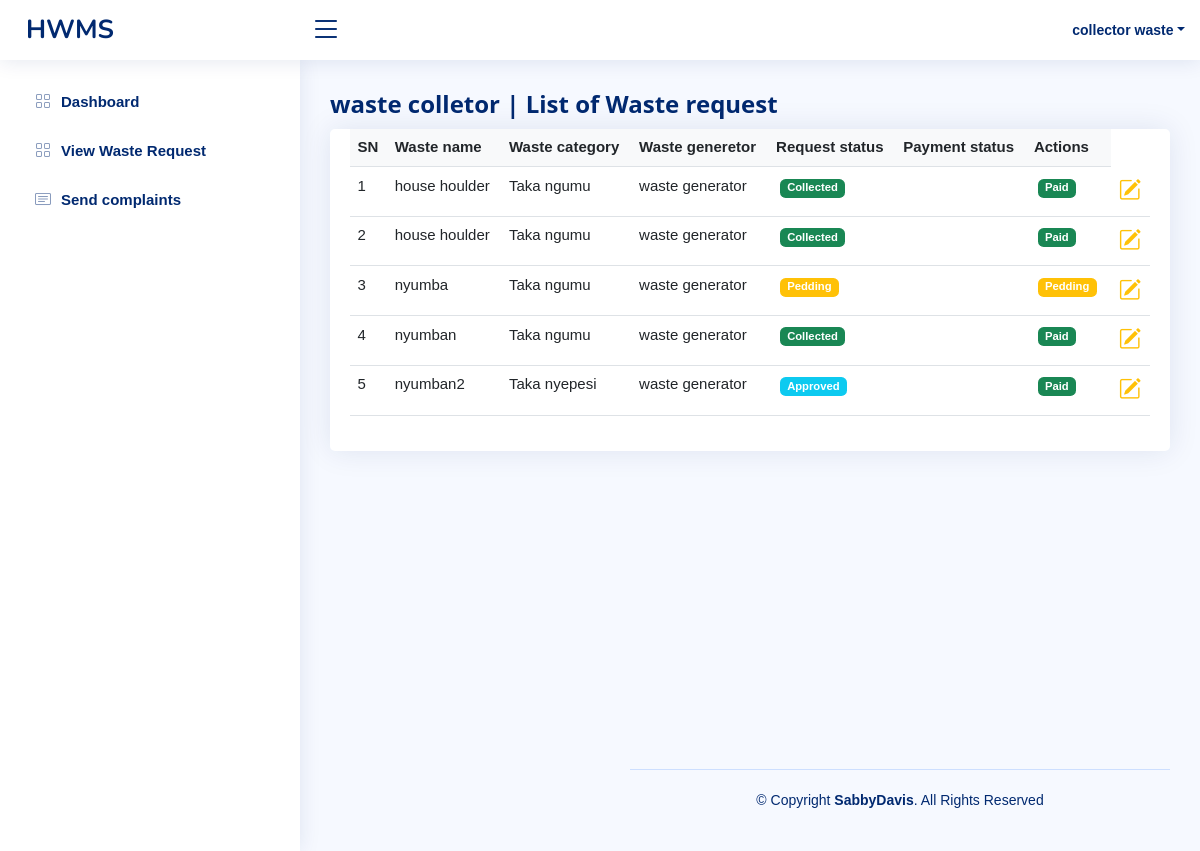
The page /wastecollector/waste_request.php (signed in) on the database its author committed.
### tables this page shows
CREATE TABLE IF NOT EXISTS `users` (
  `user_id` int NOT NULL AUTO_INCREMENT,
  `fname` varchar(100) NOT NULL,
  `lname` varchar(100) NOT NULL,
  `email` varchar(100) NOT NULL,
  `password` varchar(255) NOT NULL DEFAULT '$2y$10$9nynCknZcZ/IgqjGDsIog.LIux8bWUsGW6ZMW5t.SkREPcNv5zlXi',
  `address_id` int NOT NULL,
  `contact` varchar(50) NOT NULL,
  `status` int NOT NULL DEFAULT '4',
  `role_id` int NOT NULL DEFAULT '1',
  PRIMARY KEY (`user_id`),
  KEY `role_id` (`role_id`),
  KEY `address_id` (`address_id`),
  KEY `status` (`status`)
);

CREATE TABLE IF NOT EXISTS `waste_request` (
  `id` int NOT NULL AUTO_INCREMENT,
  `waste_name` varchar(100) NOT NULL,
  `waste_category_id` int NOT NULL,
  `waste_generetor_id` int NOT NULL,
  `request_status_id` int NOT NULL DEFAULT '1',
  `payment_status_id` int NOT NULL DEFAULT '1',
  `waste_colletor_id` int DEFAULT '0',
  PRIMARY KEY (`id`),
  KEY `waste_category_id` (`waste_category_id`),
  KEY `waste_generetor_id` (`waste_generetor_id`),
  KEY `payment_status_id` (`payment_status_id`),
  KEY `request_status_id` (`request_status_id`),
  KEY `waste_colletor_id` (`waste_colletor_id`)
);

CREATE TABLE IF NOT EXISTS `waste_category` (
  `id` int NOT NULL AUTO_INCREMENT,
  `name` varchar(100) NOT NULL,
  PRIMARY KEY (`id`)
);

### wastecollector/waste_request.php (the view, shortened to what this page needs)
<?php
require_once('../app/connection.php');
$user_id = $_SESSION['id'];
if (empty($user_id)) {
	header('location:../index.php');
} else {
	$query = "select * from users where user_id =$user_id ";
	$send = mysqli_query($con, $query);
	$rows = mysqli_fetch_assoc($send);
}
?>
<!DOCTYPE html>
<html lang="en">
<head>
	<link href="../assets/vendor/bootstrap/css/bootstrap.min.css" rel="stylesheet">
	<link href="../assets/vendor/bootstrap-icons/bootstrap-icons.css" rel="stylesheet">
	<link href="../assets/vendor/boxicons/css/boxicons.min.css" rel="stylesheet">
	<link href="../assets/vendor/quill/quill.snow.css" rel="stylesheet">
	<link href="../assets/vendor/quill/quill.bubble.css" rel="stylesheet">
	<link href="../assets/vendor/remixicon/remixicon.css" rel="stylesheet">
	<link href="../assets/vendor/simple-datatables/style.css" rel="stylesheet">
	<link href="../assets/css/style.css" rel="stylesheet">
	<link rel="stylesheet" href="../assets/css/w3.css">
</head>
<body>
	<header id="header" class="header fixed-top d-flex align-items-center">
		<div class="d-flex align-items-center justify-content-between">
			<a href="index.html" class="logo d-flex align-items-center">
				<span class="d-none d-lg-block">HWMS</span>
			</a>
			<i class="bi bi-list toggle-sidebar-btn"></i>
		</div>
			<nav class="header-nav ms-auto">
				<ul class="d-flex align-items-center">
					<li class="nav-item dropdown pe-3">
						<a class="nav-link nav-profile d-flex align-items-center pe-0" href="#" data-bs-toggle="dropdown">
							<span class="d-none d-md-block dropdown-toggle ps-2"> <?php echo $rows['lname'] . " " . $rows['fname']; ?></span>
						</a>
					</li>
				</ul>
			</nav>
	</header>
	<aside id="sidebar" class="sidebar">
		<ul class="sidebar-nav" id="sidebar-nav">
			<li class="nav-item">
				<a class="nav-link collapsed" href="wastecollectorDashboard.php">
					<i class="bi bi-grid"></i>
					<span>Dashboard</span>
				</a>
			</li>
			<li class="nav-item">
				<a class="nav-link collapsed" href="waste_request.php">
					<i class="bi bi-grid"></i>
					<span>View Waste Request</span>
				</a>
			</li>
			<li class="nav-item">
				<a class="nav-link collapsed" href="complaints.php">
					<i class="bi bi-card-text"></i>
					<span>Send complaints</span>
				</a>
			</li>
		</ul>
	</aside>
	<main id="main" class="main">
		<div class="pagetitle">
			<h1>waste colletor | List of Waste request </h1>
		</div>
		<section class="section" style="height:80vh;">
			<div class="col-md-12">
				<div class="panel panel-primary filterable ">
					<section class="section">
						<div class="row">
							<div class="col-lg-12">
								<div class="card">
									<div class="card-body">
										<table class="table datatable table-responsive">
											<?php
											$select = "SELECT * FROM waste_request where waste_colletor_id = $user_id";
											$result = mysqli_query($con, $select);
											if (mysqli_num_rows($result) > 0) {
											?>
												<thead>
													<tr class="bg-light text-dark">
														<th class="">SN</th>
														<th class=" col" colspan="">Waste name</th>
														<th class="col">Waste category</th>
														<th class="col">Waste generetor</th>
														<th class="col">Request status</th>
														<th class="col"> Payment status</th>
														<th class="col" colspan="2"> Actions </th>
													</tr>
												</thead>
												<tbody>
													<?php
													$sn = 1;
													while ($waste = mysqli_fetch_assoc($result)) {
														$waste_name = $waste['waste_name'];
														$waste_category_id = $waste['waste_category_id'];
														$waste_generetor_id = $waste['waste_generetor_id'];
														$request_status_id = $waste['request_status_id'];
														$select_category = "select * from waste_category where id = $waste_category_id";
														$result_waste_category_id = mysqli_query($con, $select_category);
														$waste_category_names = mysqli_fetch_assoc($result_waste_category_id);
														$waste_category_name = $waste_category_names['name'];
														$select_waste_generator = "select * from users where user_id = $waste_generetor_id";
														$result_waste_waste_generator_id = mysqli_query($con, $select_waste_generator);
														$waste_waste_generator_names = mysqli_fetch_assoc($result_waste_waste_generator_id);
														$waste_waste_generator_fname = $waste_waste_generator_names['fname'];
														$waste_waste_generator_lname = $waste_waste_generator_names['lname'];
													?>
														<tr id="<?php echo $waste['id']; ?>" class="id" style="text-align: ;">
															<td class="col"><?php echo $sn++; ?></td>
															<td class="col" colspan=""><?php echo $waste_name ?> </td>
															<td class="col"><?php echo $waste_category_name;  ?></td>
															<td class="col"><?php echo $waste_waste_generator_fname . " " . $waste_waste_generator_lname; ?></td>
															<td class="col" colspan="2" name="update">
																<?php
																if ($request_status_id == 1) { ?>
																	<span class="badge m-1 bg-warning remove">Pedding</span>
																<?php } elseif ($waste['request_status_id'] == 2) { ?>
																	<span class="badge m-1 bg-info remove">Approved</span>
																<?php  }else{?>
																	<span class="badge m-1 bg-success remove">Collected</span>
																<?php }
																?>
															</td>
															<td class="col" colspan="2" name="update">
																<?php
                                            if ($request_status_id == 1) { ?>
                                                <span class="badge m-1 bg-warning remove">Pedding</span>
                                            <?php } else { ?>
                                                <span class="badge m-1 bg-success remove">Paid</span>
                                            <?php }
                                            ?>
															</td>
															<td class="col" colspan="2" href="#" name="update">
																<span class="col"><a href="./assign_collector.php?update_request=<?php echo $waste['id']; ?>" name="update"><i class="fs-4  bi-pencil-square text-warning fw-bold"></i></a>
																</span>
															</td>
														</tr>
												<?php
													}
												} else {
													echo "No Records";
												}
												?>
												</tbody>
										</table>
									</div>
								</div>
							</div>
						</div>
					</section>
				</div>
			</div>
		</section>
		<footer id="footer" class="footer">
			<div class="copyright">
				&copy; Copyright <strong><span>SabbyDavis</span></strong>. All Rights Reserved
			</div>
		</footer>
</body>
</html>

### assets/css/style.css (style rules this page uses)
:root { scroll-behavior: smooth; }
body { font-family: "Open Sans", sans-serif; background: #f6f9ff; color: #444444; }
a { color: #4154f1; text-decoration: none; }
h1, h2, h3, h4, h5, h6 { font-family: "Nunito", sans-serif; }
#main { margin-top: 60px; padding: 20px 30px; transition: all 0.3s; }
.pagetitle { margin-bottom: 10px; }
.pagetitle h1 { font-size: 24px; margin-bottom: 0; font-weight: 600; color: #012970; }
.card { margin-bottom: 30px; border: none; border-radius: 5px; box-shadow: 0px 0 30px rgba(1, 41, 112, 0.1); }
.card-body { padding: 0 20px 20px 20px; }
.logo { line-height: 1; }
@media (min-width: 1200px) { .logo { width: 280px; } }
.logo span { font-size: 26px; font-weight: 700; color: #012970; font-family: "Nunito", sans-serif; }
.header { transition: all 0.5s; z-index: 997; height: 60px; box-shadow: 0px 2px 20px rgba(1, 41, 112, 0.1); background-color: #fff; padding-left: 20px; }
.header .toggle-sidebar-btn { font-size: 32px; padding-left: 10px; cursor: pointer; color: #012970; }
.header-nav ul { list-style: none; }
.header-nav>ul { margin: 0; padding: 0; }
.header-nav .nav-profile { color: #012970; }
.header-nav .nav-profile span { font-size: 14px; font-weight: 600; }
.sidebar { position: fixed; top: 60px; left: 0; bottom: 0; width: 300px; z-index: 996; transition: all 0.3s; padding: 20px; overflow-y: auto; scrollbar-width: thin; scrollbar-color: #aab7cf transparent; box-shadow: 0px 0px 20px rgba(1, 41, 112, 0.1); background-color: #fff; }
@media (min-width: 1200px) { #main, #footer { margin-left: 300px; } }
.sidebar-nav { padding: 0; margin: 0; list-style: none; }
.sidebar-nav li { padding: 0; margin: 0; list-style: none; }
.sidebar-nav .nav-item { margin-bottom: 5px; }
.sidebar-nav .nav-link { display: flex; align-items: center; font-size: 15px; font-weight: 600; color: #4154f1; transition: 0.3; background: #f6f9ff; padding: 10px 15px; border-radius: 4px; }
.sidebar-nav .nav-link i { font-size: 16px; margin-right: 10px; color: #4154f1; }
.sidebar-nav .nav-link.collapsed { color: #012970; background: #fff; }
.sidebar-nav .nav-link.collapsed i { color: #899bbd; }
.footer { padding: 20px 0; font-size: 14px; transition: all 0.3s; border-top: 1px solid #cddfff; }
.footer .copyright { text-align: center; color: #012970; }

### assets/css/w3.css (style rules this page uses)
*,*:before,*:after { box-sizing:inherit }
html { -ms-text-size-adjust:100%;-webkit-text-size-adjust:100% }
body { margin:0 }
article,aside,details,figcaption,figure,footer,header,main,menu,nav,section { display:block }
a { background-color:transparent }
b,strong { font-weight:bolder }
html,body { font-family:Verdana,sans-serif;font-size:15px;line-height:1.5 }
html { overflow-x:hidden }
h1 { font-size:36px }
h1,h2,h3,h4,h5,h6 { font-family:"Segoe UI",Arial,sans-serif;font-weight:400;margin:10px 0 }
a { color:inherit }
.w3-main,#main { transition:margin-left .4s }

### rows shown on the page
users: lname "collector", fname "waste"
waste_request: waste_name "house houlder", waste_category.name "Taka ngumu", waste_generetor.fname "waste", waste_generetor.lname "generator", shows "Collected", shows "Paid"
waste_request: waste_name "house houlder", waste_category.name "Taka ngumu", waste_generetor.fname "waste", waste_generetor.lname "generator", shows "Collected", shows "Paid"
waste_request: waste_name "nyumba", waste_category.name "Taka ngumu", waste_generetor.fname "waste", waste_generetor.lname "generator", shows "Pedding"
waste_request: waste_name "nyumban", waste_category.name "Taka ngumu", waste_generetor.fname "waste", waste_generetor.lname "generator", shows "Collected", shows "Paid"
waste_request: waste_name "nyumban2", waste_category.name "Taka nyepesi", waste_generetor.fname "waste", waste_generetor.lname "generator", shows "Approved", shows "Paid"
